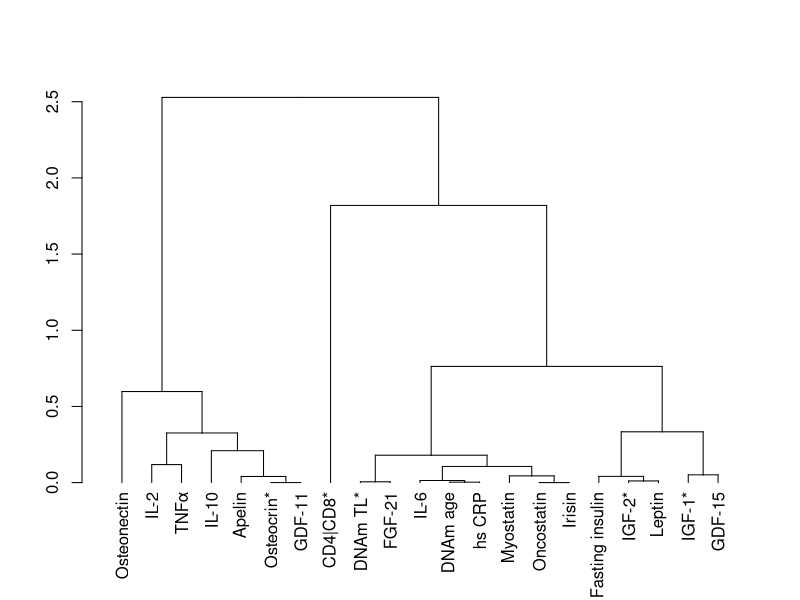
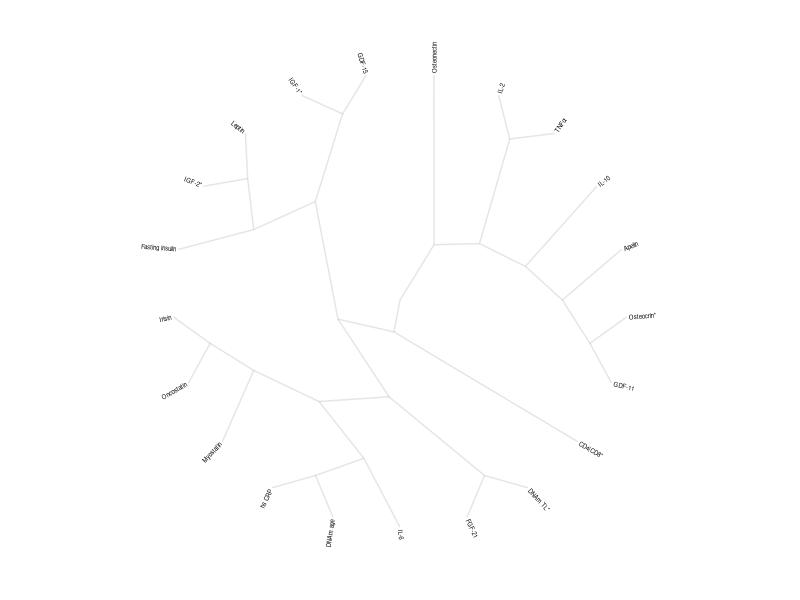
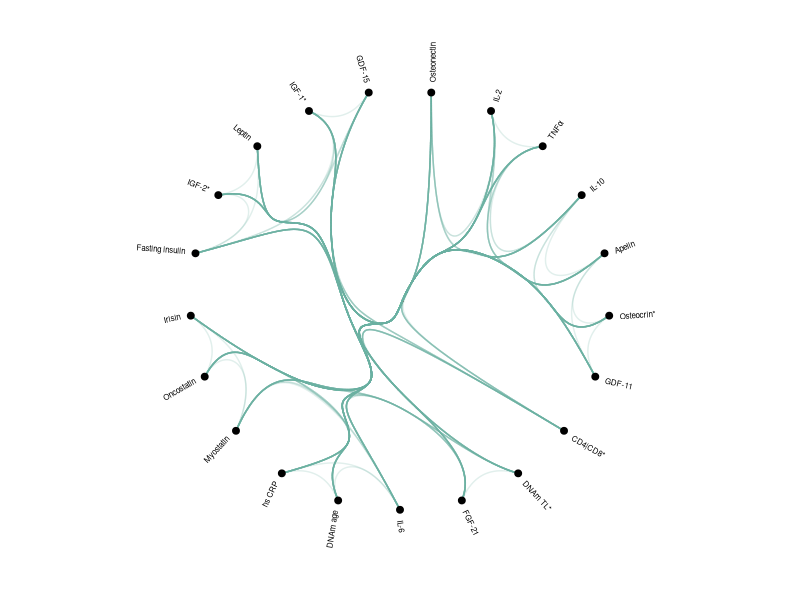

Write the R code that produced these figures, in order.
# Load required libraries
library(readxl)
library(dplyr)
library(stats)
library(ggplot2)
library(ggdendro)
library(igraph)
library(ggraph)
library(tidygraph)

# Step 1: Load and standardize the data
data <- read_excel("Data/Mol_raw_data.xlsx", sheet = 1)
data <- as.data.frame(data)

# Ensure the first column becomes the row names
rownames(data) <- data[,1]
data <- data[,-1]

#Standardise the data 
scaled_data <- vegan::decostand(data, method="standardize", MARGIN = 1)

# Step 2: Calculate Euclidean distances
dist_matrix <- dist(scaled_data, method = "euclidean")

# Step 3: Apply hierarchical clustering
hc <- hclust(dist_matrix, method = "ward.D2")

# Step 4 : Convert to dendrogram 
dendro <- as.dendrogram(hc)
plot(dendro)

#Step 5: Use ggraph 
hierarchy_graph = as_tbl_graph(dendro)

#Hierarchal dataframe 
edge_df <- hierarchy_graph %>%
  activate(edges) %>%
  as_tibble() %>%
  rename(from = from, to = to)

# Extract vertices dataframe
vertex_df <- hierarchy_graph %>%
  activate(nodes) %>%
  as_tibble() %>%
  mutate(node_id = row_number())

vertices_my <- vertex_df %>%
  mutate(id = row_number(),
         name = label,
         shortName = label,  # Assuming you don't have a shorter name
         group = ifelse(leaf, "leaf", "internal")) %>%
  select(id, name, shortName, group, leaf, height, members) %>%
  arrange(name) %>%
  mutate(name = factor(name, levels = unique(name)))

# Check for NA or empty names and replace them with a placeholder
vertices_my <- vertices_my %>%
  mutate(shortName = ifelse(is.na(shortName) | shortName == "", paste0("Node", row_number()), shortName)) %>%
  mutate(name = ifelse(is.na(name) | name == "", paste0("Node_", row_number()), name))

# Create connections_my dataframe
connections_my_df <- edge_df %>%
  left_join(vertex_df, by = c("from" = "node_id")) %>%
  left_join(vertex_df, by = c("to" = "node_id"), suffix = c("_from", "_to"))

connections_my <- connections_my_df %>%
  select(from, to) %>% #This selects only the 'from' and 'to' columns from the original dataframe.
  mutate(from = vertices_my$name[from],
         to = vertices_my$name[to]) %>% #This replaces the values in the 'from' and 'to' columns with corresponding names from the vertices_my dataframe.
  distinct() #This removes any duplicate rows from the resulting dataframe.

connections_my <- connections_my %>%
  filter(from != "" & to != "") #This keeps only the rows where from and to are not empty strings 

# Preparation to draw labels properly:
# Extract vertex data
vertices_my <- hierarchy_graph %>%
  activate(nodes) %>%
  as_tibble() %>%
  mutate(
    id = row_number(),
    name = label,
    shortName = label,  # Keep original labels
    group = ifelse(leaf, "leaf", "internal"),
    unique_name = make.unique(as.character(name), sep = "_")
  ) %>%
  select(id, name, shortName, unique_name, group, leaf, height, members)

# Correct any empty or NA names only for internal nodes
vertices_my <- vertices_my %>%
  mutate(
    name = ifelse(!leaf & (is.na(name) | name == ""), paste0("Node_", row_number()), name),
    shortName = ifelse(!leaf & (is.na(shortName) | shortName == ""), paste0("Node", row_number()), shortName)
  )

# Prepare label angles for leaves
leaf_vertices <- vertices_my %>% 
  filter(leaf) %>%
  mutate(
    leaf_id = row_number(),
    angle = 90 - 360 * (leaf_id - 1) / n(),
    hjust = ifelse(angle < -90, 1, 0),
    angle = ifelse(angle < -90, angle + 180, angle)
  )

# Update vertices_my with leaf angles
vertices_my <- vertices_my %>%
  left_join(leaf_vertices %>% select(id, angle, hjust), by = "id")

#Create the graph object 
mygraph <- graph_from_data_frame(edge_df, vertices = vertices_my)

# Basic dendrogram ----
ggraph(mygraph, layout = 'dendrogram', circular = TRUE) +
  geom_edge_link(size = 0.4, alpha = 0.1) +
  geom_node_text(aes(x = x*1.01, y = y*1.01, filter = leaf, label = shortName, angle = angle, hjust = hjust), size = 1.5, alpha = 1) +
  coord_fixed() +
  theme_void() +
  theme(
    legend.position = "none",
    plot.margin = unit(c(0,0,0,0),"cm"),
  ) +
  expand_limits(x = c(-1.2, 1.2), y = c(-1.2, 1.2))

# Use Hierarchal Edge Bundling 

#Correct the connections_my dataframe with valid connections 
# Get leaf nodes
leaf_nodes <- V(mygraph)$name[V(mygraph)$leaf]

# Create all possible combinations of leaf nodes
all_combinations <- expand.grid(from = leaf_nodes, to = leaf_nodes) %>%
  mutate(
    from = as.character(from),
    to = as.character(to)
  )

# Remove self-connections and duplicate connections
connections_my_corrected <- all_combinations %>%
  filter(from != to) %>%  # Remove self-connections
  mutate(
    pair = pmin(from, to),
    pair_to = pmax(from, to)
  ) %>%
  distinct(pair, pair_to) %>%  # Remove duplicates
  select(from = pair, to = pair_to)

# Convert node names to indices
from <- match(connections_my_corrected$from, V(mygraph)$name)
to <- match(connections_my_corrected$to, V(mygraph)$name)

# Plot the hierarchical edge bundle 
ggraph(mygraph, layout = 'dendrogram', circular = TRUE) +
  geom_conn_bundle(data = get_con(from = from, to = to), 
                   alpha = 0.2,  # Reduced alpha for better visibility
                   colour="#69b3a2", 
                   tension = 1.5) +
  geom_node_point(aes(filter = leaf), size = 2, color = "black") +
  geom_node_text(aes(x = x*1.05, y=y*1.05, filter = leaf, label=shortName, angle = angle, hjust=hjust), 
                 size=2, alpha=1) +
  coord_fixed() +
  theme_void() +
  theme(
    legend.position="none",
    plot.margin=unit(c(0,0,0,0),"cm"),
  ) +
  expand_limits(x = c(-1.3, 1.3), y = c(-1.3, 1.3))
